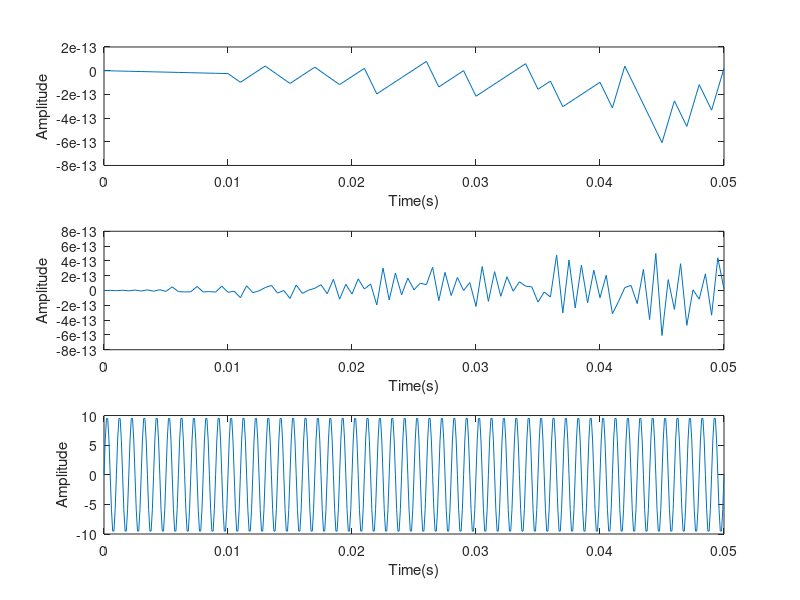
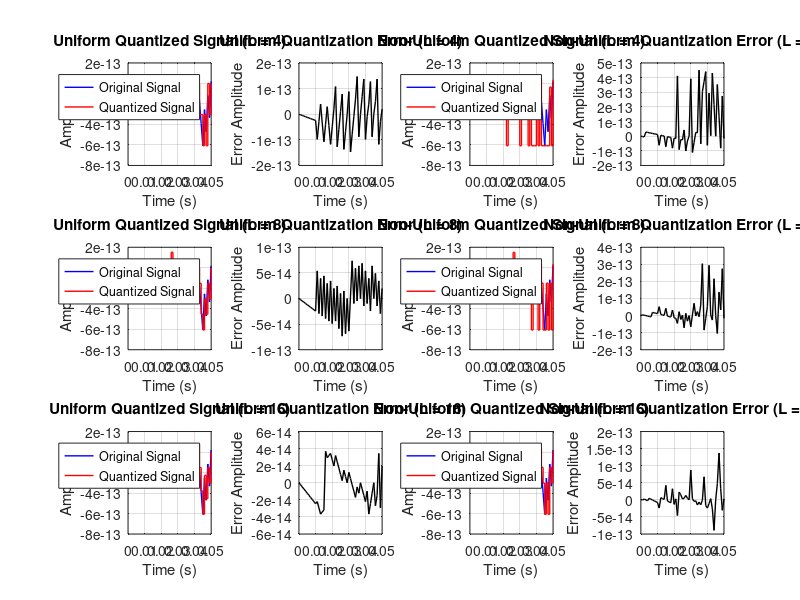
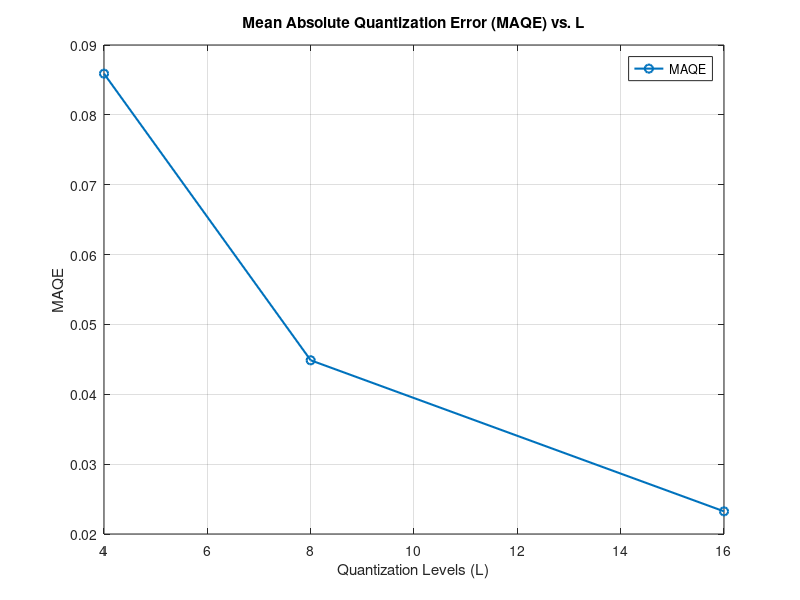
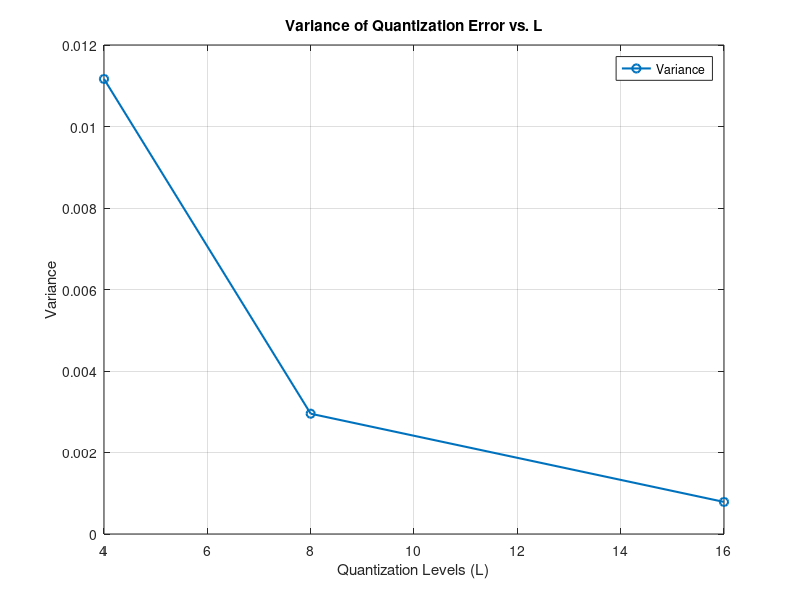

These charts were generated, in order, by the following MATLAB code: (Note: this script raises an error after producing the figures.)
f = 1000;
A = 10;
t1 = 0:0.001:0.05;
t2 = 0:0.0005:0.05;
t3 = 0:0.0001:0.05;
L = 4;

%Sampling

subplot(3,1,1)
x1 = A*sin(2*pi*f*t1);
plot(t1,x1)
xlabel("Time(s)")
ylabel("Amplitude")

subplot(3,1,2)
x2 = A*sin(2*pi*f*t2);
plot(t2,x2)
xlabel("Time(s)")
ylabel("Amplitude")

subplot(3,1,3)
x3 = A*sin(2*pi*f*t3);
plot(t3,x3)
xlabel("Time(s)")
ylabel("Amplitude")




% uniform quantizer
function [quantized_signal, quantization_error] = uniform_quantizer(x, L)
    % Input: 
    % x - Input signal
    % L - Number of quantization levels

    % Determine input range
    xmax = max(abs(x)); % Maximum amplitude of the signal
    delta = 2 * xmax / L; % Step size

    % Quantization levels
    levels = linspace(-xmax + delta/2, xmax - delta/2, L);

    % Quantize the signal
    quantized_signal = delta * round(x / delta);
    
    % Clip values to within range
    quantized_signal = min(max(quantized_signal, -xmax), xmax);

    % Quantization error
    quantization_error = x - quantized_signal;
end



%Non unifrom quantizer
function [quantized_signal, quantization_error] = mu_law_quantizer(x, L, mu)
    % Input: 
    % x - Input signal
    % L - Number of quantization levels
    % mu - Compression factor (e.g., 255 for audio)

    % Normalize the input signal
    xmax = max(abs(x));
    x_normalized = x / xmax;

    % Apply μ-law compression
    compressed_signal = sign(x_normalized) .* log(1 + mu * abs(x_normalized)) / log(1 + mu);

    % Uniform quantization on the compressed signal
    [quantized_compressed, ~] = uniform_quantizer(compressed_signal, L);

    % Expand the signal back
    quantized_signal = sign(quantized_compressed) .* ((1 + mu) .^ abs(quantized_compressed) - 1) / mu;

    % Denormalize the quantized signal
    quantized_signal = quantized_signal * xmax;

    % Quantization error
    quantization_error = x - quantized_signal;
end



% Number of quantization levels
L_values = [4, 8, 16]; % Multiple quantization levels
mu = 255; % μ-law compression factor

% Create figure for comparison
figure;

for i = 1:length(L_values)
    L = L_values(i);

    % Apply Uniform Quantizer
    [quantized_uniform, quantization_error_uniform] = uniform_quantizer(x1, L);

    % Apply Non-Uniform μ-law Quantizer
    [quantized_mu, quantization_error_mu] = mu_law_quantizer(x1, L, mu);

    % Plot Original vs Quantized (Uniform)
    subplot(length(L_values), 4, 4*(i-1)+1);
    plot(t1, x1, 'b', 'LineWidth', 1); hold on;
    stairs(t1, quantized_uniform, 'r', 'LineWidth', 1);
    grid on;
    title(['Uniform Quantized Signal (L = ' num2str(L) ')']);
    xlabel('Time (s)');
    ylabel('Amplitude');
    legend('Original Signal', 'Quantized Signal');

    % Plot Quantization Error (Uniform)
    subplot(length(L_values), 4, 4*(i-1)+2);
    plot(t1, quantization_error_uniform, 'k', 'LineWidth', 1);
    grid on;
    title(['Uniform Quantization Error (L = ' num2str(L) ')']);
    xlabel('Time (s)');
    ylabel('Error Amplitude');

    % Plot Original vs Quantized (Non-Uniform)
    subplot(length(L_values), 4, 4*(i-1)+3);
    plot(t1, x1, 'b', 'LineWidth', 1); hold on;
    stairs(t1, quantized_mu, 'r', 'LineWidth', 1);
    grid on;
    title(['Non-Uniform Quantized Signal (L = ' num2str(L) ')']);
    xlabel('Time (s)');
    ylabel('Amplitude');
    legend('Original Signal', 'Quantized Signal');

    % Plot Quantization Error (Non-Uniform)
    subplot(length(L_values), 4, 4*(i-1)+4);
    plot(t1, quantization_error_mu, 'k', 'LineWidth', 1);
    grid on;
    title(['Non-Uniform Quantization Error (L = ' num2str(L) ')']);
    xlabel('Time (s)');
    ylabel('Error Amplitude');
end




%Quantization Error Analysis 
function [quantized_signal, maqe, variance_error] = uniform_quantizer_metrics(x1, L)
    % Input:
    % x - Input signal (vector)
    % L - Number of quantization levels

    % Ensure the signal is a column vector
    x = x1(:);

    % Maximum amplitude of the signal
    xmax = max(abs(x));

    % Step size (Δ)
    delta = 2 * xmax / L;

    % Quantize the signal
    quantized_signal = delta * round(x / delta);

    % Clip values to ensure they are within range
    quantized_signal = min(max(quantized_signal, -xmax), xmax);

    % Quantization error
    quantization_error = x - quantized_signal;

    % Mean Absolute Quantization Error (MAQE)
    maqe = mean(abs(quantization_error));

    % Variance of Quantization Error (Experimental)
    variance_error = var(quantization_error);
end

% Define parameters
fs = 1000; % Sampling frequency
t = 0:1/fs:1; % Time vector (1 second)
x = 0.8 * sin(2 * pi * 5 * t); % Test signal: 5 Hz sine wave

% Quantization levels
L_values = [4, 8, 16];

% Initialize results
maqe_results = zeros(1, length(L_values)); % Mean Absolute Quantization Error
variance_results = zeros(1, length(L_values)); % Variance of Quantization Error

% Loop through each quantization level
for i = 1:length(L_values)
    L = L_values(i);
    
    % Apply uniform quantization
    [quantized_signal, quantization_error] = uniform_quantizer(x, L);
    
    % Calculate MAQE (Mean Absolute Quantization Error)
    maqe_results(i) = mean(abs(quantization_error));
    
    % Calculate variance of quantization error
    variance_results(i) = var(quantization_error);
    
    % Display results
    fprintf('For L = %d:\n', L);
    fprintf('  Mean Absolute Quantization Error (MAQE): %.4f\n', maqe_results(i));
    fprintf('  Variance of Quantization Error: %.4f\n', variance_results(i));
    fprintf('\n');
end

% Plot MAQE vs L
figure;
plot(L_values, maqe_results, '-o', 'LineWidth', 1.5);
grid on;
title('Mean Absolute Quantization Error (MAQE) vs. L');
xlabel('Quantization Levels (L)');
ylabel('MAQE');
legend('MAQE');

% Plot Variance vs L
figure;
plot(L_values, variance_results, '-o', 'LineWidth', 1.5);
grid on;
title('Variance of Quantization Error vs. L');
xlabel('Quantization Levels (L)');
ylabel('Variance');
legend('Variance');





%SQNR

% Quantization levels
L_values = [4, 8, 16];

% Initialize arrays to store SQNR values
sqnr_experimental = zeros(1, length(L_values));
sqnr_theoretical = zeros(1, length(L_values));

% Compute SQNR for each L
for i = 1:length(L_values)
    L = L_values(i);

    % Apply uniform quantizer
    [quantized_signal, ~, variance_error] = uniform_quantizer_metrics(x1, L);

    % Signal Power
    signal_power = mean(x1 .^ 2);

    % Quantization Noise Power (Experimental)
    noise_power = variance_error;

    % Experimental SQNR
    sqnr_experimental(i) = 10 * log10(signal_power / noise_power);

end

% Display results
disp('SQNR Results:');
disp('L     Experimental SQNR (dB) ');
for i = 1:length(L_values)
    fprintf('%-5d %-25.2f \n', L_values(i), sqnr_experimental(i));
end

% Plot SQNR
figure;
plot(L_values, sqnr_experimental, '-o', 'LineWidth', 1.5, 'DisplayName', 'Experimental');
grid on;
title('SQNR vs. Number of Levels');
xlabel('Number of Levels (L)');
ylabel('SQNR (dB)');
legend('Location', 'best');



%% Huffman Encoding

function [encoded_signal, dict] = huffman_encode(signal)
    symbols = unique(signal);
    probabilities = histcounts(signal, [symbols, max(symbols) + 1], 'Normalization', 'probability');
    dict = huffmandict(symbols, probabilities);
    encoded_signal = huffmanenco(signal, dict);
end

%% Huffman Decoding

function decoded_signal = huffman_decode(encoded_signal, dict)
    decoded_signal = huffmandeco(encoded_signal, dict);
end
%%


% Apply uniform quantizer
[quantized_uniform, ~] = uniform_quantizer(x1, L);


% Huffman Encoding and Noiseless Channel Simulation
fprintf('Huffman Encoding Results:\n');

% Process Uniform Quantized Signal
[encoded_signal, huffman_dict] = huffman_encode(quantized_uniform);

%Decoding
decoded_signal = huffman_decode(encoded_signal, huffman_dict);


%signal comparison 
figure;
subplot(2, 1, 1);
plot(x1, 'b', 'LineWidth', 1); hold on;
plot(decoded_signal, 'r--', 'LineWidth', 1); % Reconstructed signal
grid on;
title('Input vs Output Signals');
xlabel('Sample Index');
ylabel('Amplitude');
legend('Input Signal', 'Reconstructed Signal');


%cross correlation
[cross_corr, lags] = xcorr(x1, decoded_signal);
subplot(2, 1, 2);
plot(lags, cross_corr, 'k', 'LineWidth', 1);
grid on;
title('Cross-Correlation Between Input and Output Signals');
xlabel('Lag');
ylabel('Cross-Correlation');


%compression rate and efficiency
function compression_rate = calculate_compression_rate(original_bits, compressed_bits)
    compression_rate = (original_bits - compressed_bits) / original_bits;
end

original_bits = length(x1) * ceil(log2(L));
compressed_bits = length(encoded_signal);
compression_rate = calculate_compression_rate(original_bits, compressed_bits);
disp(['Compression Rate: ', num2str(compression_rate * 100), '%']);





%Bonus
% Helper function to simulate the Binary Symmetric Channel (BSC)
function bsc_signal = bsc_channel(encoded_signal, p)
    % Flatten the encoded signal into a bitstream
    bitstream = cell2mat(encoded_signal);
    
    % Flip bits with probability p
    flipped_bits = rand(size(bitstream)) < p;
    bitstream(flipped_bits) = ~bitstream(flipped_bits); % Flip the bits
    
    % Convert back to encoded signal format (same as original)
    bsc_signal = reshape(bitstream, size(encoded_signal));
end

% Helper function to convert encoded signal to bitstream
function bitstream = encode_to_bits(encoded_signal, huff_dict)
    bitstream = [];
    for i = 1:length(encoded_signal)
        % Find Huffman code for each quantized value
        huffman_code = huff_dict{encoded_signal(i)};
        bitstream = [bitstream, huffman_code];
    end
end

% BSC Parameters
p = 0.01; % Probability of bit flip


% Simulate the Binary Symmetric Channel (BSC)
% Introduce bit errors with probability p = 0.01
bsc_signal = bsc_channel(encoded_signal, p);

% Decode the received signal using the Huffman decoder
reconstructed_signal = huffman_decode(bsc_signal, huff_dict, unique_vals);

% Compare the original and reconstructed signals
disp('Original Signal:');
disp(quantized_signal);
disp('Reconstructed Signal after BSC:');
disp(reconstructed_signal);

% Calculate and display the Mean Squared Error (MSE)
MSE = mean((quantized_signal - reconstructed_signal).^2);
disp(['Mean Squared Error (MSE): ', num2str(MSE)]);

% Optionally, calculate the Bit Error Rate (BER)
original_bits = encode_to_bits(encoded_signal, huff_dict); % Convert encoded signal to bits
received_bits = encode_to_bits(bsc_signal, huff_dict); % Convert received (error affected) signal to bits
BER = sum(original_bits ~= received_bits) / length(original_bits);
disp(['Bit Error Rate (BER): ', num2str(BER)]);